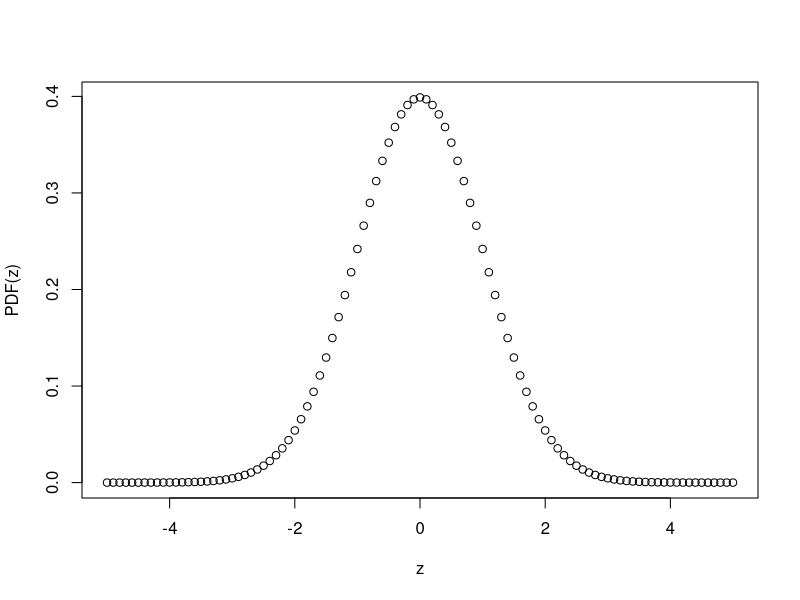
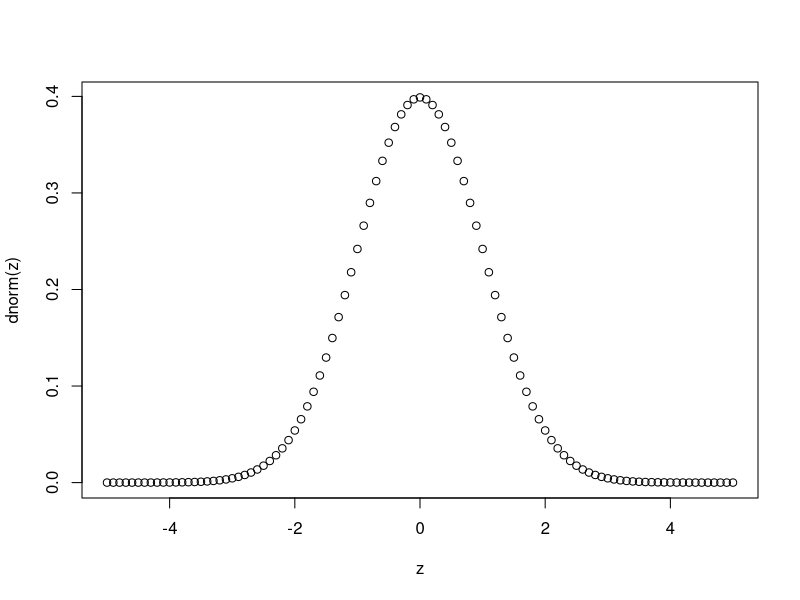
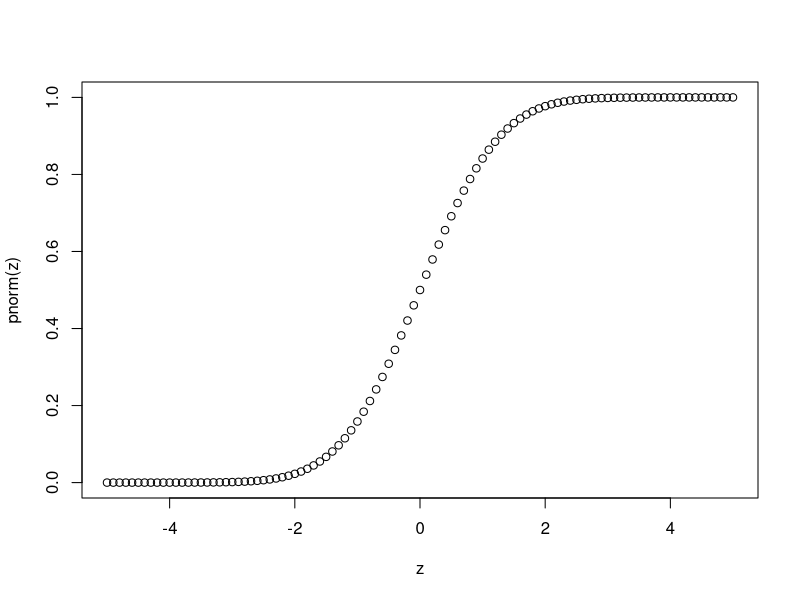

These charts were generated, in order, by the following R code:
PDF <- function(z) 1/sqrt(2*pi)*exp(-z^2/2)
z<- seq(-5,5, by=0.1)
plot(z, PDF(z))

plot(z, dnorm(z))
plot(z,pnorm(z)) # show the CDF of Normal density

print(data.frame(z,pnorm(z)))

# masahat zir nemodar ba z=2 

print(1-2*(1-9.772499e-01))
print(1-2*(1-9.986501e-01 ))